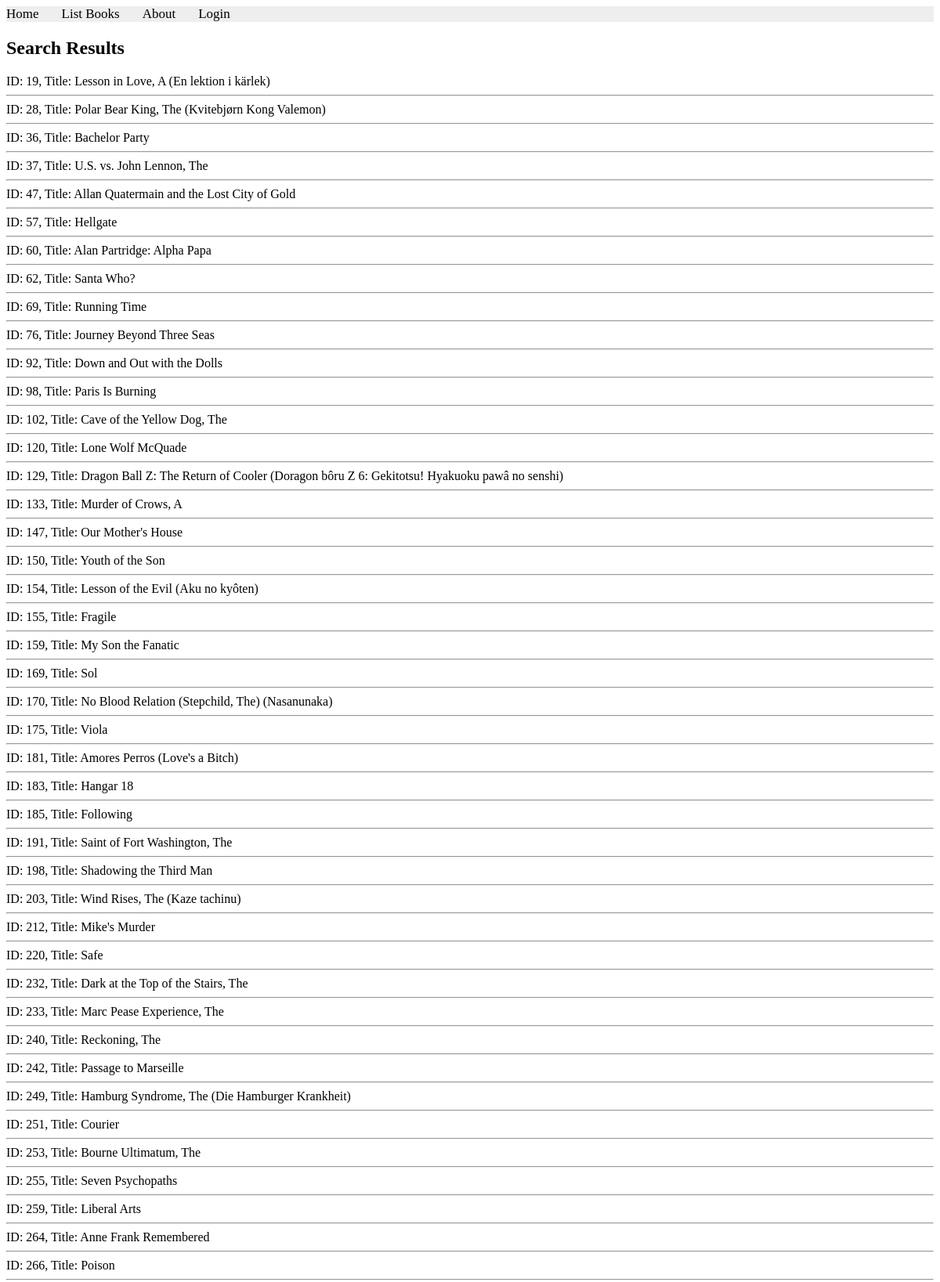
The app's page /books/lab8/task1/ (upper part) with its own data.
### apps/bookmodule/models.py (models this page shows)
class Book(models.Model):
    title = models.CharField(max_length = 50)
    author = models.CharField(max_length = 50)
    price = models.FloatField(default = 0.0)
    edition = models.SmallIntegerField(default = 1)

### apps/bookmodule/views.py (the view)
# urls.py: path('lab8/task1/', views.task1, name="books.task1"),
def task1(request):
    mybooks = Book.objects.filter(Q(price__lte=80))
    if mybooks.exists():
        return render(request, 'bookmodule/task1.html', {'books': mybooks})
    else:
        return render(request, 'bookmodule/index.html')

### apps/templates/bookmodule/task1.html (shortened to what this page needs)
{% extends "layouts/base.html" %}
{% load static %}
{% block content %}
<h2>Search Results</h2>
{% if books %}
{% for obj in books %}
    ID: {{obj.id}}, Title: {{obj.title}}
    <hr>
{% endfor %}
{% else %}
<p>No books found matching your search.</p>
{% endif %}
{% endblock content %}

### records on screen
Book: id "19", title "Lesson in Love, A (En lektion i kärlek)"
Book: id "28", title "Polar Bear King, The (Kvitebjørn Kong Valemon)"
Book: id "36", title "Bachelor Party"
Book: id "37", title "U.S. vs. John Lennon, The"
Book: id "47", title "Allan Quatermain and the Lost City of Gold"
Book: id "57", title "Hellgate"
Book: id "60", title "Alan Partridge: Alpha Papa"
Book: id "62", title "Santa Who?"
Book: id "69", title "Running Time"
Book: id "76", title "Journey Beyond Three Seas"
Book: id "92", title "Down and Out with the Dolls"
Book: id "98", title "Paris Is Burning"
Book: id "102", title "Cave of the Yellow Dog, The"
Book: id "120", title "Lone Wolf McQuade"
Book: id "129", title "Dragon Ball Z: The Return of Cooler (Doragon bôru Z 6: Gekitotsu! Hyakuoku pawâ no senshi)"
Book: id "133", title "Murder of Crows, A"
Book: id "147", title "Our Mother's House"
Book: id "150", title "Youth of the Son"
Book: id "154", title "Lesson of the Evil (Aku no kyôten)"
Book: id "155", title "Fragile"
Book: id "159", title "My Son the Fanatic"
Book: id "169", title "Sol"
Book: id "170", title "No Blood Relation (Stepchild, The) (Nasanunaka)"
Book: id "175", title "Viola"
Book: id "181", title "Amores Perros (Love's a Bitch)"
Book: id "183", title "Hangar 18"
Book: id "185", title "Following"
Book: id "191", title "Saint of Fort Washington, The"
Book: id "198", title "Shadowing the Third Man"
Book: id "203", title "Wind Rises, The (Kaze tachinu)"
Book: id "212", title "Mike's Murder"
Book: id "220", title "Safe"
Book: id "232", title "Dark at the Top of the Stairs, The"
Book: id "233", title "Marc Pease Experience, The"
Book: id "240", title "Reckoning, The"
Book: id "242", title "Passage to Marseille"
Book: id "249", title "Hamburg Syndrome, The (Die Hamburger Krankheit)"
Book: id "251", title "Courier"
Book: id "253", title "Bourne Ultimatum, The"
Book: id "255", title "Seven Psychopaths"
Book: id "259", title "Liberal Arts"
Book: id "264", title "Anne Frank Remembered"
Book: id "266", title "Poison"
